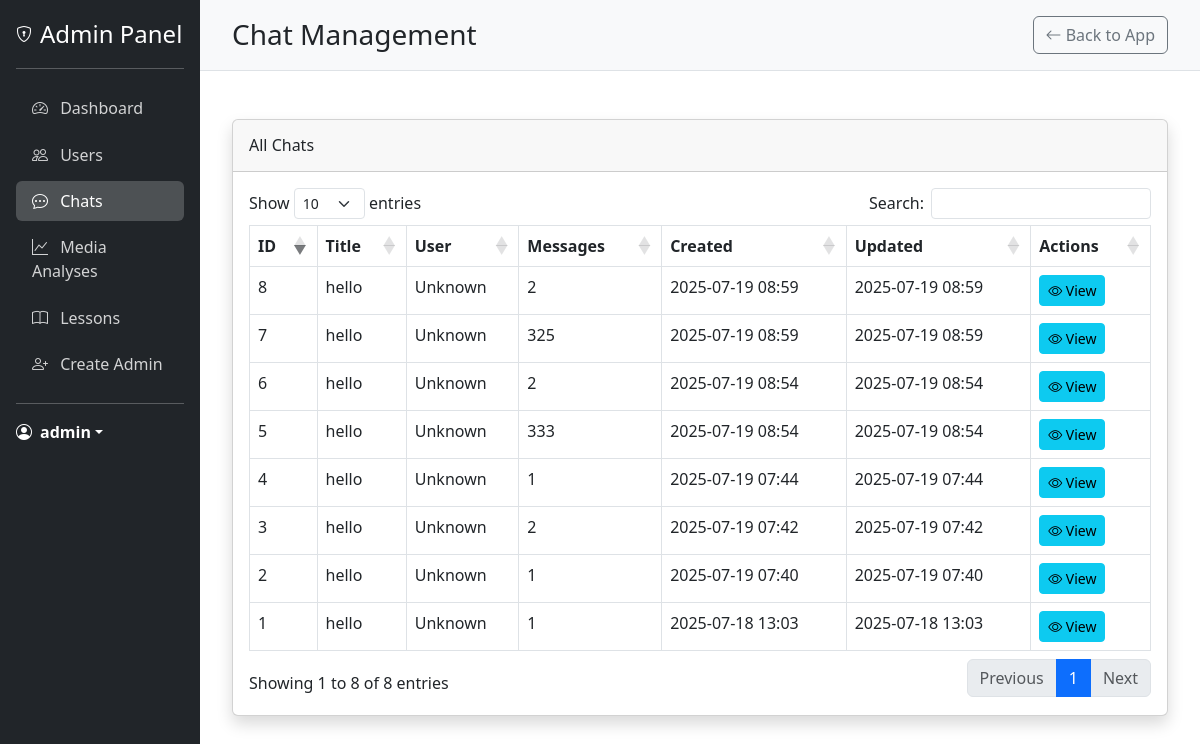
Screenshot of /admin/chats (signed in) with the database file from the repository.
### models.py (models this page shows, shortened)
class User(UserMixin, db.Model):
    __tablename__ = 'users'
    id = db.Column(db.Integer, primary_key=True)
    username = db.Column(db.String(80), unique=True, nullable=False)
    email = db.Column(db.String(120), unique=True, nullable=False)
    password_hash = db.Column(db.String(128), nullable=False)
    is_admin = db.Column(db.Boolean, default=False)
    created_at = db.Column(db.DateTime, default=datetime.utcnow)
    last_login = db.Column(db.DateTime)
    latitude = db.Column(db.Float)
    longitude = db.Column(db.Float)
    location_name = db.Column(db.String(200))
    analyses = db.relationship('MediaAnalysis', backref='user', lazy=True)

class Chat(db.Model):
    __tablename__ = 'chats'
    id = db.Column(db.Integer, primary_key=True)
    user_id = db.Column(db.Integer, db.ForeignKey('users.id'), nullable=True)
    created_at = db.Column(db.DateTime, default=datetime.utcnow)
    updated_at = db.Column(db.DateTime, default=datetime.utcnow, onupdate=datetime.utcnow)
    title = db.Column(db.String(255), nullable=True)  # Optional title based on content
    fact_sheet = db.Column(db.Text, nullable=True)  # Stores extracted company info
    strategies = db.Column(db.Text, nullable=True)  # Stores generated strategies
    messages = relationship("Message", back_populates="chat", cascade="all, delete-orphan")

### app.py (the view)
@app.route('/admin/chats')
@login_required
@admin_required
def admin_chats():
    chats = Chat.query.order_by(Chat.created_at.desc()).all()
    return render_template('admin/chats.html', chats=chats)

### app.py (called while the page is built)
@login_manager.user_loader
def load_user(user_id):
    return User.query.get(int(user_id))

def admin_required(f):
    @wraps(f)
    def decorated_function(*args, **kwargs):
        if not current_user.is_authenticated:
            flash('You need to login first.', 'danger')
            return redirect(url_for('login'))
        if not hasattr(current_user, 'is_admin') or not current_user.is_admin:
            flash('You need admin privileges to access this page.', 'danger')
            return redirect(url_for('landing_page1'))
        return f(*args, **kwargs)
    return decorated_function

### templates/admin/chats.html (shortened to what this page needs)
{% extends "admin/base_admin.html" %}
{% block header %}Chat Management{% endblock %}
{% block content %}
<div class="card shadow mb-4">
    <div class="card-header py-3">
        <h6 class="m-0 font-weight-bold">All Chats</h6>
    </div>
    <div class="card-body">
        <div class="table-responsive">
            <table class="table table-bordered" id="chatsTable" width="100%" cellspacing="0">
                <thead>
                    <tr>
                        <th>ID</th>
                        <th>Title</th>
                        <th>User</th>
                        <th>Messages</th>
                        <th>Created</th>
                        <th>Updated</th>
                        <th>Actions</th>
                    </tr>
                </thead>
                <tbody>
                    {% for chat in chats %}
                    <tr>
                        <td>{{ chat.id }}</td>
                        <td>{{ chat.title or 'Untitled Chat' }}</td>
                        <td>
                            {% if chat.user %}
                            <a href="{{ url_for('admin_user_detail', user_id=chat.user_id) }}">
                                {{ chat.user.username }}
                            </a>
                            {% else %}
                            Unknown
                            {% endif %}
                        </td>
                        <td>{{ chat.messages|length }}</td>
                        <td>{{ chat.created_at.strftime('%Y-%m-%d %H:%M') }}</td>
                        <td>{{ chat.updated_at.strftime('%Y-%m-%d %H:%M') }}</td>
                        <td>
                            <a href="{{ url_for('admin_chat_detail', chat_id=chat.id) }}" class="btn btn-sm btn-info">
                                <i class="bi bi-eye"></i> View
                            </a>
                        </td>
                    </tr>
                    {% endfor %}
                </tbody>
            </table>
        </div>
    </div>
</div>
{% endblock %}
{% block extra_css %}
<link rel="stylesheet" href="https://cdn.datatables.net/1.11.5/css/dataTables.bootstrap5.min.css">
{% endblock %}

### templates/admin/base_admin.html (shortened to what this page needs)
<!DOCTYPE html>
<html lang="en">
<head>
    <link href="https://cdn.jsdelivr.net/npm/bootstrap@5.3.0-alpha1/dist/css/bootstrap.min.css" rel="stylesheet">
    <link rel="stylesheet" href="https://cdn.jsdelivr.net/npm/bootstrap-icons@1.10.3/font/bootstrap-icons.css">
    {% block extra_css %}{% endblock %}
</head>
<body>
    <div class="container-fluid">
        <div class="row">
            <div class="col-md-2 admin-sidebar p-0">
                <div class="d-flex flex-column p-3">
                    <a href="{{ url_for('admin_dashboard') }}" class="d-flex align-items-center mb-3 mb-md-0 me-md-auto text-white text-decoration-none">
                        <i class="bi bi-shield-lock me-2"></i>
                        <span class="fs-4">Admin Panel</span>
                    </a>
                    <hr>
                    <ul class="nav nav-pills flex-column mb-auto">
                        <li class="nav-item">
                            <a href="{{ url_for('admin_dashboard') }}" class="nav-link {% if request.endpoint == 'admin_dashboard' %}active{% endif %}">
                                <i class="bi bi-speedometer2 me-2"></i>
                                Dashboard
                            </a>
                        </li>
                        <li>
                            <a href="{{ url_for('admin_users') }}" class="nav-link {% if request.endpoint == 'admin_users' or request.endpoint == 'admin_user_detail' %}active{% endif %}">
                                <i class="bi bi-people me-2"></i>
                                Users
                            </a>
                        </li>
                        <li>
                            <a href="{{ url_for('admin_chats') }}" class="nav-link {% if request.endpoint == 'admin_chats' or request.endpoint == 'admin_chat_detail' %}active{% endif %}">
                                <i class="bi bi-chat-dots me-2"></i>
                                Chats
                            </a>
                        </li>
                        <li>
                            <a href="{{ url_for('admin_analyses') }}" class="nav-link {% if request.endpoint == 'admin_analyses' %}active{% endif %}">
                                <i class="bi bi-graph-up me-2"></i>
                                Media Analyses
                            </a>
                        </li>
                        <li>
                            <a href="{{ url_for('admin_lessons') }}" class="nav-link {% if request.endpoint == 'admin_lessons' %}active{% endif %}">
                                <i class="bi bi-book me-2"></i>
                                Lessons
                            </a>
                        </li>
                        <li>
                            <a href="{{ url_for('create_admin') }}" class="nav-link {% if request.endpoint == 'create_admin' %}active{% endif %}">
                                <i class="bi bi-person-plus me-2"></i>
                                Create Admin
                            </a>
                        </li>
                    </ul>
                    <hr>
                    <div class="dropdown">
                        <a href="#" class="d-flex align-items-center text-white text-decoration-none dropdown-toggle" id="dropdownUser1" data-bs-toggle="dropdown" aria-expanded="false">
                            <i class="bi bi-person-circle me-2"></i>
                            <strong>{{ current_user.username }}</strong>
                        </a>
                    </div>
                </div>
            </div>
            <div class="col-md-10 p-0">
                <div class="admin-header d-flex justify-content-between align-items-center">
                    <h1 class="h3 mb-0">{% block header %}Admin Dashboard{% endblock %}</h1>
                    <div>
                        <a href="{{ url_for('landing_page1') }}" class="btn btn-outline-secondary">
                            <i class="bi bi-arrow-left"></i> Back to App
                        </a>
                    </div>
                </div>
                <div class="admin-content">
                    {% block content %}{% endblock %}
                </div>
            </div>
        </div>
    </div>
</body>
</html>

### templates/admin/base_admin.html (style rules this page uses)
.admin-sidebar { min-height: 100vh; background-color: #212529; color: white; }
.admin-sidebar .nav-link { color: rgba(255, 255, 255, 0.8); padding: 0.5rem 1rem; margin: 0.2rem 0; }
.admin-sidebar .nav-link.active { color: white; background-color: rgba(255, 255, 255, 0.2); }
.admin-content { padding: 2rem; }
.admin-header { background-color: #f8f9fa; padding: 1rem 2rem; border-bottom: 1px solid #dee2e6; }

### rows the page displays
User: username "admin"
Chat: id "8", title "hello", messages|length "2", created_at "2025-07-19 08:59", updated_at "2025-07-19 08:59"
Chat: id "7", title "hello", messages|length "325", created_at "2025-07-19 08:59", updated_at "2025-07-19 08:59"
Chat: id "6", title "hello", messages|length "2", created_at "2025-07-19 08:54", updated_at "2025-07-19 08:54"
Chat: id "5", title "hello", messages|length "333", created_at "2025-07-19 08:54", updated_at "2025-07-19 08:54"
Chat: id "4", title "hello", messages|length "1", created_at "2025-07-19 07:44", updated_at "2025-07-19 07:44"
Chat: id "3", title "hello", messages|length "2", created_at "2025-07-19 07:42", updated_at "2025-07-19 07:42"
Chat: id "2", title "hello", messages|length "1", created_at "2025-07-19 07:40", updated_at "2025-07-19 07:40"
Chat: id "1", title "hello", messages|length "1", created_at "2025-07-18 13:03", updated_at "2025-07-18 13:03"
